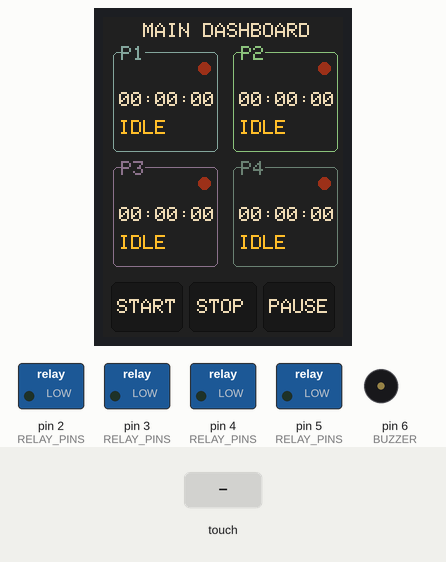
Recording of a program running on a simulated Arduino Uno, built with avr-gcc and run on an emulated ATmega328P. Shown: 240×320 colour display, switched loads named in the program (green lamp = pin HIGH), buzzer (waves = sounding). The inputs (shaded band) are chosen by the test bench. What the program prints to the serial monitor is not drawn.

Above: at 1.7 s.
1.8 s: touch panel pressed at 13 % / 90 % of its raw x / y range
At 2.4 s:
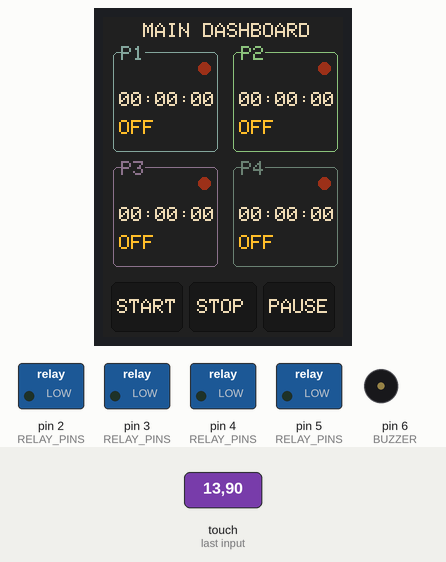
3.3 s: touch panel pressed at 13 % / 30 % of its raw x / y range
At 4.6 s:
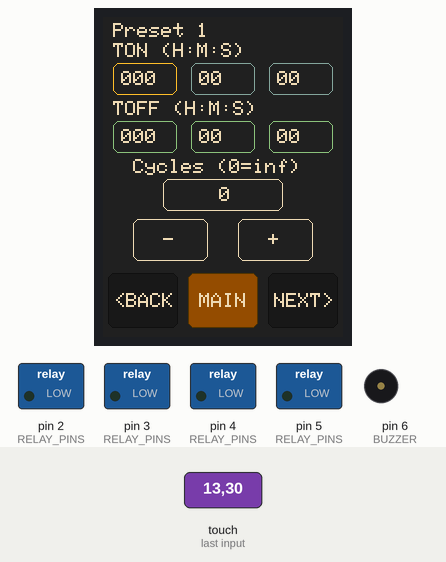
4.9 s: touch panel pressed at 87 % / 90 % of its raw x / y range
At 5.8 s:
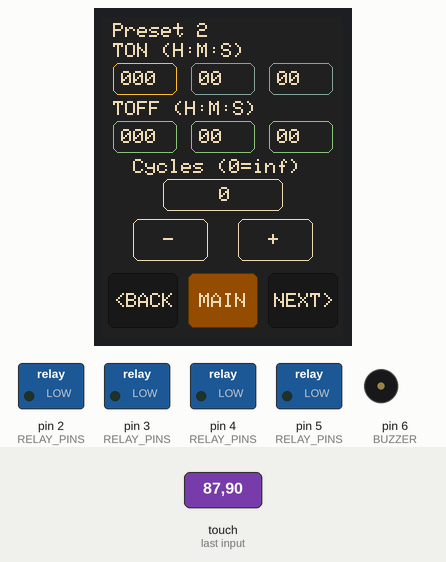
6.4 s: touch panel pressed at 62 % / 90 % of its raw x / y range
At 7.5 s:
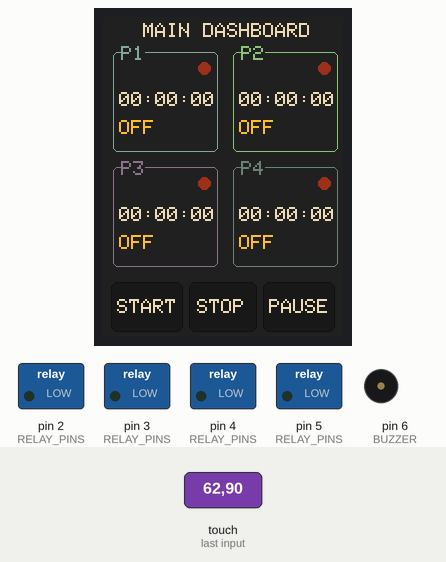
8.0 s: touch panel pressed at 87 % / 90 % of its raw x / y range
At 9.0 s:
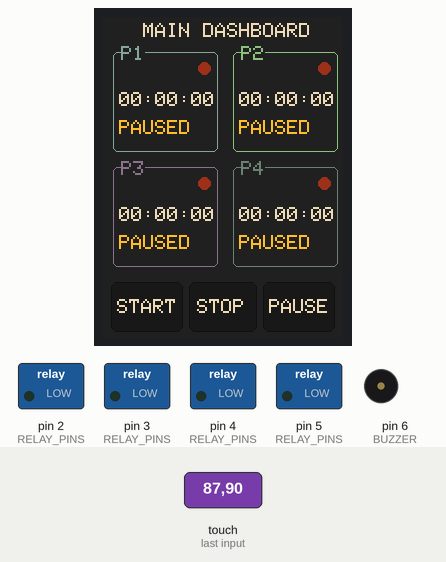
9.5 s: touch panel pressed at 13 % / 50 % of its raw x / y range
At 10.4 s:
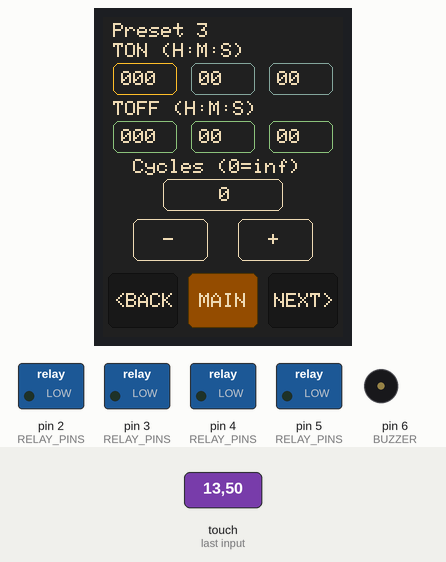
Timing chart, 0 to 12.1 s (numbered marks = the images above; inputs shaded):
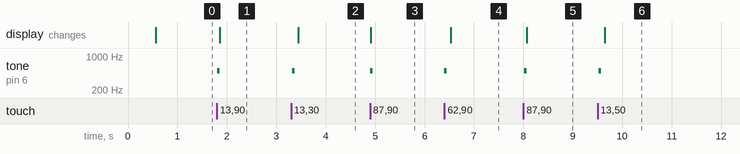

The program:

main.cpp
```cpp
#include <SPI.h>
#include <Adafruit_GFX.h>
#include <Adafruit_ST7789.h>
#include <XPT2046_Touchscreen.h>
#include <string.h>

#include "theme.hpp"
#include "config.hpp"
#include "timer_preset.hpp"
#include "ui_manager.hpp"

//-------------------------------- INIT

Adafruit_ST7789 tft = Adafruit_ST7789(TFT_CS, TFT_DC, TFT_RST); // display object
XPT2046_Touchscreen ts(T_CS);                                   // touch object

timer_preset presets[4] = {
    {"Custom 1", RELAY_PINS[0], {0, 0, 0}, {0, 0, 0}, 0, RELAY_OFF, 0, 0, 0, false},
    {"Custom 2", RELAY_PINS[1], {0, 0, 0}, {0, 0, 0}, 0, RELAY_OFF, 0, 0, 0, false},
    {"Custom 3", RELAY_PINS[2], {0, 0, 0}, {0, 0, 0}, 0, RELAY_OFF, 0, 0, 0, false},
    {"Custom 4", RELAY_PINS[3], {0, 0, 0}, {0, 0, 0}, 0, RELAY_OFF, 0, 0, 0, false},
};

system_state current_state = SYS_IDLE;

//-------------------------------- HELPER FUNCTIONS

bool readTap(int &x, int &y)
{
  if (!ts.touched())
    return false;
  TS_Point p = ts.getPoint();

  String text = String("X: ") + String(p.x) + String(" Y: ") + String(p.y) + String(" Preassure: ") + String(p.z);
  Serial.println(text); // touch debbuging

  // map touch location to screen size
  x = map(p.x, 385, 3752, 0, SCREEN_W);
  y = map(p.y, 280, 3700, 0, SCREEN_H);

  // limit touch coordinates to screen boundaries
  x = constrain(x, 0, 240);
  y = constrain(y, 0, 320);

  return true;
}

// Timing parameters
const uint16_t BASE_SPEED = 250;  // Initial step delay (ms)
const uint16_t MIN_SPEED  = 10;   // Fastest step delay when held (ms)
const uint16_t ACCEL_STEP = 10;   // How fast it accelerates per tick (ms)

uint32_t last_action_time = 0;
uint16_t current_delay = BASE_SPEED;
bool touch_state = false;

void handle_touch(int x, int y, uint32_t now) {
  bool touching = readTap(x, y);

  if (touching) {
    // 1. First touch: Trigger immediately and reset acceleration
    if (!touch_state) {
      touch_state = true;
      current_delay = BASE_SPEED;
      last_action_time = now;
      ui_handle_tap(x, y, current_state);
    }
    // 2. Held down: Trigger repeatedly with decreasing delay
    else if (now - last_action_time >= current_delay) {
      last_action_time = now;
      ui_handle_tap(x, y, current_state);

      // Accelerate (decrease delay down to MIN_SPEED)
      if (current_delay > MIN_SPEED + ACCEL_STEP) {
        current_delay -= ACCEL_STEP;
      } else {
        current_delay = MIN_SPEED;
      }
    }
  } else {
    // Touch released: Reset state
    touch_state = false;
  }
}

//-------------------------------- SETUP

void setup()
{
  Serial.begin(9600);

  // set relays to off
  for (uint8_t i = 0; i < 4; i++)
  {
    pinMode(presets[i].pin, OUTPUT);
    digitalWrite(presets[i].pin, LOW);
  }

  // init display
  tft.init(SCREEN_W, SCREEN_H);
  tft.invertDisplay(0); // non-inverted colors
  tft.setRotation(0);   // portrait orientationn
  tft.fillScreen(UI_COLOR_BG);

  // init touch
  ts.begin();
  ts.setRotation(3);

  // other
  ui_init(&tft, presets);
  ui_draw_main(current_state);

  // set buzzer
  pinMode(BUZZER, OUTPUT);
  digitalWrite(BUZZER, LOW);
}

//-------------------------------- LOOP

void loop()
{
  uint32_t now = millis();

  // update presets
  for (uint8_t i = 0; i < 4; i++)
  {
    preset_update(presets[i], current_state, now);
  }

  // touch detection

  int x,y;
  handle_touch(x,y,now);

  // update ui
  ui_tick(current_state);
}

//--------------------------------
```

theme.hpp
```cpp
#define UI_COLOR_BG               0x2104 // #131313 bg
#define UI_COLOR_FG               0xEED6 // #ebdbb2 fg
#define UI_COLOR_ACCENT           0xFDE5 // #fabd2f bright yellow

#define UI_COLOR_NEUTRAL          0x18C3 // darker than background (0x2124)
#define UI_COLOR_NEUTRAL_BORDER   0x1082 // darkest gray border

#define UI_COLOR_ACTIVE           0x4B23 // #496418 darker rich green
#define UI_COLOR_ACTIVE_BORDER    0x29C1 // #2d3f0c deep forest green border

#define UI_COLOR_INACTIVE         0x9983 // #9b2e25 darker gruvbox red
#define UI_COLOR_INACTIVE_BORDER  0x6001 // #631913 deep crimson border

#define UI_COLOR_WARN             0x9260 // #935300 darker warm orange
#define UI_COLOR_WARN_BORDER      0x51A0 // #532c00 deep amber border

#define UI_COLOR_P1               0x8533 // #83a598 bright blue
#define UI_COLOR_P2               0x8E0F // #8ec07c bright aqua
#define UI_COLOR_P3               0x8B91 // #8f6f8e muted/desaturated purple
#define UI_COLOR_P4               0x6C0E // #689d6a dark muted aqua
```

timer_preset.cpp
```cpp
#include "timer_preset.hpp"

//-------------------------------- HELPER FUNCTIONS

static uint16_t wrap_add(uint16_t val, int8_t delta, uint16_t maxVal)
{ // Handles 0..maxVal wrapping correctly (e.g. 0-1 -> maxVal, maxVal+1 -> 0)
  int32_t v = (int32_t)val + delta;

  if (v < 0) {
    return maxVal;
  }
  if (v > maxVal) {
    return 0;
  }
  return (uint16_t)v;
}

//-------------------------------- FUNCTION DEFINITIONS

uint32_t HMS_to_millis(const time_HMS &t)
{
  return ((uint32_t)t.h * 3600UL + (uint32_t)t.m * 60UL + (uint32_t)t.s) * 1000UL;
}

void set_relay(const timer_preset &pr, bool state)
{
  digitalWrite(pr.pin, state);
}

void preset_on(timer_preset &pr)
{
  pr.cycles_done = 0;
  pr.finished = false;

  if (HMS_to_millis(pr.ton) == 0 && HMS_to_millis(pr.toff) == 0)
  {
    pr.state = RELAY_OFF;
    pr.state_start_ms = millis();
    pr.state_duration_ms = 0;
    set_relay(pr, false);
    return;
  }

  if (HMS_to_millis(pr.ton) == 0)
  {
    pr.state = RELAY_OFF;
    pr.state_start_ms = millis();
    pr.state_duration_ms = HMS_to_millis(pr.toff);
    set_relay(pr, false);
    return;
  }

  pr.state = RELAY_ON;
  pr.state_start_ms = millis();
  pr.state_duration_ms = HMS_to_millis(pr.ton);
  set_relay(pr, true);
}

void preset_off(timer_preset &pr)
{
  pr.state = RELAY_OFF; // stare de repaus - reincepe cu TON la urmatorul START
  pr.cycles_done = 0;
  pr.finished = false;
  set_relay(pr, false);
}

void preset_update(timer_preset &pr, system_state state, uint32_t now)
{
  if (state != SYS_RUNNING || pr.finished)
    return; // relay in FROZEN/IDLE state -> skip

  uint32_t elapsed = now - pr.state_start_ms; // elapsed time
  if (elapsed < pr.state_duration_ms)
    return; // relay in the same state

    // current relay state ended logic

  if (pr.state == RELAY_ON)
  { // RELAY_ON state (TON) ended

    // TON = 0 and TOFF = 0 -> do nothing
    if (pr.state_duration_ms == 0 && HMS_to_millis(pr.toff) == 0)
      return;

    // TOFF = 0 -> stay ON
    if (HMS_to_millis(pr.toff) == 0)
    {
      pr.state_start_ms = now;
      return;
    }

    pr.state = RELAY_OFF;
    pr.state_duration_ms = HMS_to_millis(pr.toff);
    pr.state_start_ms = now;
    set_relay(pr, false);
  }
  else
  { // RELAY_OFF state (TOFF) ended -> 1 cycle finished

    // TON = 0 -> stay OFF
    if (HMS_to_millis(pr.ton) == 0)
    {
      pr.state_start_ms = now;
      return;
    }

    pr.cycles_done++;

    if (pr.cycles != 0 && pr.cycles_done >= pr.cycles)
    { // stop if set number of cycles has been reached
      pr.finished = true;
      set_relay(pr, false);
      return;
    }

    // cycles_done < cycles -> continue
    pr.state = RELAY_ON;
    pr.state_duration_ms = HMS_to_millis(pr.ton);
    pr.state_start_ms = now;
    set_relay(pr, true);
  }
}

void preset_shift_freeze(timer_preset &pr, uint32_t paused_duration_ms)
{
  pr.state_start_ms += paused_duration_ms;
}

uint32_t preset_time_left(const timer_preset &pr, uint32_t now, system_state state)
{
  if (state == SYS_IDLE)
    return HMS_to_millis(pr.ton); // preview: TON
  if (pr.finished)
    return 0;

  uint32_t elapsed = now - pr.state_start_ms;
  if (elapsed >= pr.state_duration_ms)
    return 0;
  return pr.state_duration_ms - elapsed;
}

void adjust_preset_field(timer_preset &pr, edit_field field, int8_t delta)
{
  switch (field)
  {
  case FLD_TON_H:
    pr.ton.h = wrap_add(pr.ton.h, delta, MAX_H);
    break;
  case FLD_TON_M:
    pr.ton.m = wrap_add(pr.ton.m, delta, MAX_M);
    break;
  case FLD_TON_S:
    pr.ton.s = wrap_add(pr.ton.s, delta, MAX_S);
    break;
  case FLD_TOFF_H:
    pr.toff.h = wrap_add(pr.toff.h, delta, MAX_H);
    break;
  case FLD_TOFF_M:
    pr.toff.m = wrap_add(pr.toff.m, delta, MAX_M);
    break;
  case FLD_TOFF_S:
    pr.toff.s = wrap_add(pr.toff.s, delta, MAX_S);
    break;
  case FLD_CYCLES:
    pr.cycles = wrap_add(pr.cycles, delta, MAX_CYCLES);
    break;
  default:
    break;
  }
}

//--------------------------------
```

timer_preset.hpp
```cpp
#pragma once
#include <Arduino.h>
#include "config.hpp"

//-------------------------------- DATA STRUCTURES DEFINITIONS

struct time_HMS
{
  uint16_t h;
  uint8_t m;
  uint8_t s;
};

enum relay_fsm_state : uint8_t
{
  RELAY_ON = 0,
  RELAY_OFF = 1
};

enum edit_field : uint8_t
{
  FLD_TON_H = 0,
  FLD_TON_M,
  FLD_TON_S,
  FLD_TOFF_H,
  FLD_TOFF_M,
  FLD_TOFF_S,
  FLD_CYCLES,
  FLD_COUNT
};

struct timer_preset
{
  const char *name;
  uint8_t pin;

  // configurable from the edit screen
  time_HMS ton;
  time_HMS toff;
  uint16_t cycles;

  // states
  relay_fsm_state state;
  uint32_t state_start_ms;
  uint32_t state_duration_ms;
  uint16_t cycles_done;
  bool finished; // true when cyclesDone == cycles (and cycles != 0)
};

//-------------------------------- FUNCTION DECLARATIONS

uint32_t HMS_to_millis(const time_HMS &t);
void set_relay(const timer_preset &pr, bool state);

void preset_on(timer_preset &pr);
void preset_off(timer_preset &pr);
void preset_update(timer_preset &pr, system_state state, uint32_t now);  // update preset timer
void preset_shift_freeze(timer_preset &pr, uint32_t paused_duration_ms); // shift state_start time by freeze duration
uint32_t preset_time_left(const timer_preset &pr, uint32_t now, system_state state);
void adjust_preset_field(timer_preset &pr, edit_field field, int8_t delta);

//--------------------------------
```

ui_manager.hpp
```cpp
#pragma once
#include <Adafruit_ST7789.h>
#include "timer_preset.hpp"
#include "config.hpp"
#include "theme.hpp"

//-------------------------------- DATA STRUCTURES DEFINITIONS

struct ui_label {
  int16_t x;
  int16_t y;
  uint8_t font_size;
  uint16_t color;
  const char *text;
};

struct rect {
  int16_t x;
  int16_t y;
  int16_t w;
  int16_t h;
  int16_t text_ox;
  int16_t text_oy;
  uint8_t text_size;
  int16_t radius;
  uint16_t color;        // Main body/fill color (or border color if not filled)
  uint16_t border_color; // Border color (used when filled)
  uint16_t text_color;   // Text foreground color
  bool fill;             // True to render solid fill
  const char *text;
};

enum screen : uint8_t
{
    SCR_MAIN = 0,
    SCR_EDIT = 1
};

//-------------------------------- FUNCTION DECLARATIONS

void ui_init(Adafruit_ST7789 *tftPtr, timer_preset *presetsPtr);
void ui_draw_main(system_state state);                 // draw MAIN screen
void ui_handle_tap(int x, int y, system_state &state); // tap route to the current screen
void ui_tick(system_state state);

//--------------------------------
```

config.hpp
```cpp
#pragma once
#include <Arduino.h>

//-------------------------------- PINS

// display pins
#define TFT_CS 10
#define TFT_RST 9
#define TFT_DC 8
#define T_CS 7

// relay pins
static const uint8_t RELAY_PINS[4] = {2, 3, 4, 5};

// other pins
#define BUZZER 6

//-------------------------------- SETTINGS

// display settings
#define SCREEN_W 240
#define SCREEN_H 320
#define DYNAMIC_REFRESH_TIME 10

// edit limits
#define MAX_H 999
#define MAX_M 59
#define MAX_S 59
#define MAX_CYCLES 50000

#define BUZZER_FREQ 500
#define BUZZER_T 50

//-------------------------------- STATES

enum system_state : uint8_t
{
    SYS_IDLE = 0,
    SYS_RUNNING = 1,
    SYS_FROZEN = 2
};

//--------------------------------
```

Source omitted: ui_manager.cpp (12951 bytes)

Measured:
- after the input at 1.8 s, tone on pin 6 (BUZZER): silent → 500 Hz at once, → silent 0.05 s later; the display: changes after 0.05 s (image 1)
- after the input at 3.3 s, tone on pin 6 (BUZZER): silent → 500 Hz at once, → silent 0.05 s later; the display: changes after 0.15 s (image 2)
- after the input at 4.9 s, tone on pin 6 (BUZZER): silent → 500 Hz at once, → silent 0.05 s later; the display: changes at once (image 3)
- after the input at 6.4 s, tone on pin 6 (BUZZER): silent → 500 Hz at once, → silent 0.05 s later; the display: changes after 0.13 s (image 4)
- after the input at 8.0 s, tone on pin 6 (BUZZER): silent → 500 Hz at once, → silent 0.05 s later; the display: changes after 0.07 s (image 5)
- after the input at 9.5 s, tone on pin 6 (BUZZER): silent → 500 Hz at once, → silent 0.05 s later; the display: changes after 0.15 s (image 6)
